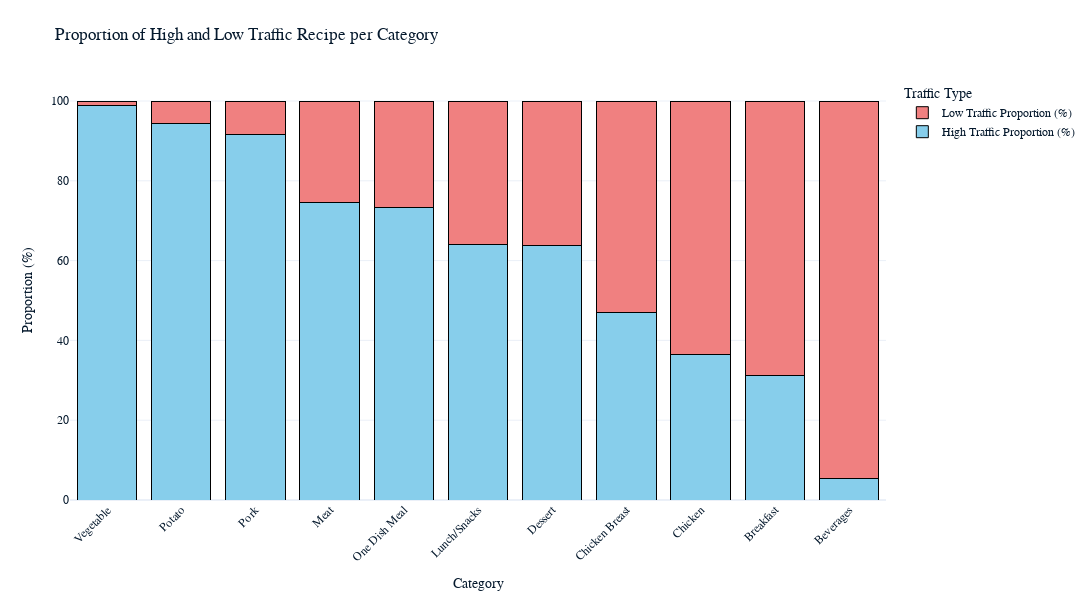

The code cell stored with this chart in its notebook:
### Code cell
# Create a Plotly figure for the stacked bar chart
fig = go.Figure()

# Add the high traffic proportion bars
fig.add_trace(go.Bar(
    x=traffic_proportions_df['Category'],
    y=traffic_proportions_df['High Traffic Proportion (%)'],
    name='High Traffic Proportion (%)',
    marker_color='skyblue',
    marker_line_color='black',  # Border color
    marker_line_width=1       # Border width
))

# Add the low traffic proportion bars
fig.add_trace(go.Bar(
    x=traffic_proportions_df['Category'],
    y=traffic_proportions_df['Low Traffic Proportion (%)'],
    name='Low Traffic Proportion (%)',
    marker_color='lightcoral',
    marker_line_color='black',  # Border color
    marker_line_width=1       # Border width
))

# Update layout to create a stacked bar chart
fig.update_layout(
    barmode='stack',  # Stack the bars
    title='Proportion of High and Low Traffic Recipe per Category',
    xaxis_title='Category',
    yaxis_title='Proportion (%)',
    xaxis_tickangle=-45,  # Rotate x-axis labels for better readability
    legend=dict(
        title='Traffic Type',
        x=1.02,  # Position the legend outside the plot
        y=1
    ),
    plot_bgcolor='rgba(0,0,0,0)',  # Set background color to transparent
    margin=dict(l=70, r=70, t=80, b=80),  # Adjust margins for better spacing
    width=1200,  # Set the width of the figure in pixels
    height=600   # Set the height of the figure in pixels
)

# Show the plot
fig.show()

### Figure 1 — Plotly figure (JSON) as saved in the notebook; plotly's stock layout.template omitted (floating-point values rounded to 4 significant figures)
{"data": [{"marker": {"color": "skyblue", "line": {"color": "black", "width": 1}}, "name": "High Traffic Proportion (%)", "type": "bar", "x": ["Vegetable", "Potato", "Pork", "Meat", "One Dish Meal", "Lunch/Snacks", "Dessert", "Chicken Breast", "Chicken", "Breakfast", "Beverages"], "y": [98.8, 94.32, 91.67, 74.68, 73.24, 64.04, 63.86, 46.94, 36.49, 31.13, 5.43]}, {"marker": {"color": "lightcoral", "line": {"color": "black", "width": 1}}, "name": "Low Traffic Proportion (%)", "type": "bar", "x": ["Vegetable", "Potato", "Pork", "Meat", "One Dish Meal", "Lunch/Snacks", "Dessert", "Chicken Breast", "Chicken", "Breakfast", "Beverages"], "y": [1.2, 5.68, 8.33, 25.32, 26.76, 35.96, 36.14, 53.06, 63.51, 68.87, 94.57]}], "layout": {"barmode": "stack", "height": 600, "legend": {"title": {"text": "Traffic Type"}, "x": 1.02, "y": 1}, "margin": {"b": 80, "l": 70, "r": 70, "t": 80}, "plot_bgcolor": "rgba(0,0,0,0)", "title": {"text": "Proportion of High and Low Traffic Recipe per Category"}, "width": 1200, "xaxis": {"tickangle": -45, "title": {"text": "Category"}}, "yaxis": {"title": {"text": "Proportion (%)"}}}}
